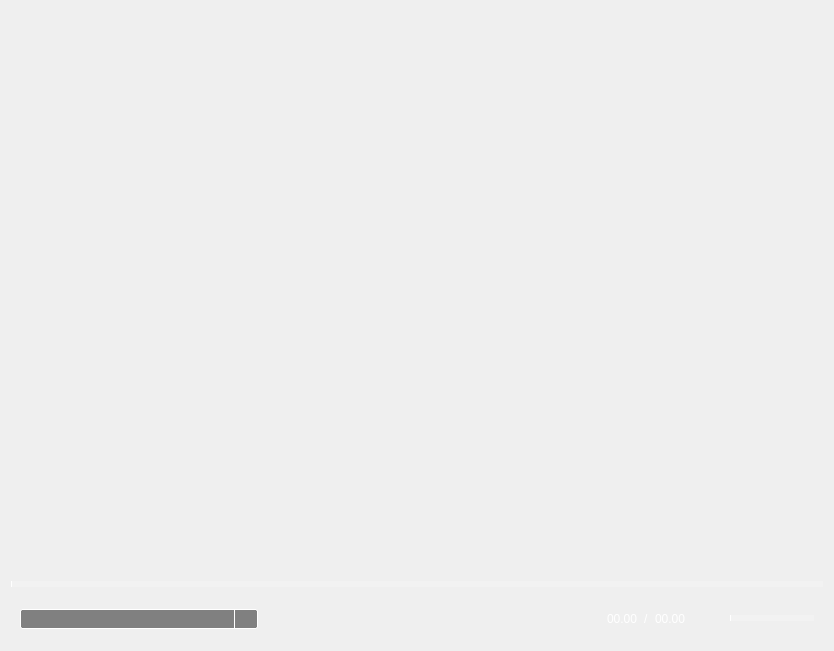
<?xml version="1.0" encoding="UTF-8"?>
<ui version="4.0">
 <class>Widget</class>
 <widget class="QWidget" name="Widget">
  <property name="geometry">
   <rect>
    <x>0</x>
    <y>0</y>
    <width>834</width>
    <height>651</height>
   </rect>
  </property>
  <property name="windowTitle">
   <string>PlayVideo</string>
  </property>
  <property name="windowIcon">
   <iconset resource="image.qrc">
    <normaloff>:/image-hover/PlayApp.png</normaloff>:/image-hover/PlayApp.png</iconset>
  </property>
  <property name="styleSheet">
   <string notr="true">QWidget
{
	
	border:none;
}</string>
  </property>
  <layout class="QGridLayout" name="gridLayout_2">
   <item row="0" column="0">
    <widget class="QGroupBox" name="groupBox">
     <property name="title">
      <string/>
     </property>
     <layout class="QGridLayout" name="gridLayout">
      <item row="0" column="0">
       <widget class="OpenGLWidget" name="opengl_widget" native="true">
        <property name="sizePolicy">
         <sizepolicy hsizetype="Preferred" vsizetype="Expanding">
          <horstretch>0</horstretch>
          <verstretch>0</verstretch>
         </sizepolicy>
        </property>
        <property name="contextMenuPolicy">
         <enum>Qt::DefaultContextMenu</enum>
        </property>
        <property name="statusTip">
         <string/>
        </property>
        <property name="styleSheet">
         <string notr="true">QWidget{background:transparent;}</string>
        </property>
       </widget>
      </item>
     </layout>
    </widget>
   </item>
   <item row="1" column="0">
    <widget class="AVPtsSlider" name="PtsSlider">
     <property name="sizePolicy">
      <sizepolicy hsizetype="Expanding" vsizetype="Fixed">
       <horstretch>0</horstretch>
       <verstretch>0</verstretch>
      </sizepolicy>
     </property>
     <property name="autoFillBackground">
      <bool>false</bool>
     </property>
     <property name="styleSheet">
      <string notr="true">QSlider::groove:horizontal#PtsSlider{
           height: 6px;
           left: 0px;
           right: 0px;
           border: 0px;
           border-radius: 30px;
           background: rgba(255, 255, 255, 50);
           }
 QSlider::handle:horizontal#PtsSlider{
           width: 10px;
           height: 10px;
           margin-top: -3px;
           margin-left: 0px;
           margin-bottom: -3px;
           margin-right: 0px;
           border-image: url(:/image-hover/sliderHandle.png);
           }

           QSlider::sub-page:horizontal#PtsSlider{
           background: rgba(255, 255, 255, 1)
           }</string>
     </property>
     <property name="orientation">
      <enum>Qt::Horizontal</enum>
     </property>
    </widget>
   </item>
   <item row="2" column="0">
    <widget class="QGroupBox" name="groupBox_2">
     <property name="sizePolicy">
      <sizepolicy hsizetype="Preferred" vsizetype="Fixed">
       <horstretch>0</horstretch>
       <verstretch>0</verstretch>
      </sizepolicy>
     </property>
     <property name="title">
      <string/>
     </property>
     <layout class="QHBoxLayout" name="horizontalLayout_7">
      <item>
       <widget class="QComboBox" name="UrlcomboBox">
        <property name="sizePolicy">
         <sizepolicy hsizetype="Minimum" vsizetype="Fixed">
          <horstretch>5</horstretch>
          <verstretch>0</verstretch>
         </sizepolicy>
        </property>
        <property name="minimumSize">
         <size>
          <width>200</width>
          <height>0</height>
         </size>
        </property>
        <property name="maximumSize">
         <size>
          <width>400</width>
          <height>20</height>
         </size>
        </property>
        <property name="styleSheet">
         <string notr="true">QComboBox::down-arrow
{
	image: url(:/image-hover/add.png);

}
QComboBox::drop-down
{
	ubcontrol-origin: padding;
    subcontrol-position: top right;
    width: 22px;
    border-left-width: 1px;
    border-left-color: rgba(255,255,255,1);
    border-left-style: solid; /* 设置下拉按钮的样式 */
}
QComboBox {
  background-color:gray ; /* 设置QComboBox的背景颜色 */
    border:1px solid rgba(255,255,255,1) ; /* 设置QComboBox的边框样式 */
    border-radius: 2px; /* 设置QComboBox的边框圆角 */
}</string>
        </property>
       </widget>
      </item>
      <item>
       <spacer name="horizontalSpacer">
        <property name="orientation">
         <enum>Qt::Horizontal</enum>
        </property>
        <property name="sizeType">
         <enum>QSizePolicy::Fixed</enum>
        </property>
        <property name="sizeHint" stdset="0">
         <size>
          <width>10</width>
          <height>20</height>
         </size>
        </property>
       </spacer>
      </item>
      <item>
       <widget class="QComboBox" name="SpeedcomboBox">
        <property name="sizePolicy">
         <sizepolicy hsizetype="Fixed" vsizetype="Fixed">
          <horstretch>0</horstretch>
          <verstretch>0</verstretch>
         </sizepolicy>
        </property>
        <property name="styleSheet">
         <string notr="true">QComboBox{
color: rgb(255, 255, 255);
border:0px;
padding-left:5px; 
background-color:rgba(0, 0, 0, 0);
}
 
QComboBox QAbstractItemView::item { 
font-size:13pt;
border-radius:0px; 
color: rgb(255,255,255);
background-color:rgb(20, 20, 20);
height:25px;
padding-left:15px;
}
QComboBox QAbstractItemView::item:selected { 
color: rgb(242, 211, 34);
}
QComboBox QAbstractItemView {
    outline: 0px;
    border: 0px;
}
 
QComboBox::drop-down {
border:0px;
}</string>
        </property>
       </widget>
      </item>
      <item>
       <layout class="QHBoxLayout" name="horizontalLayout_2">
        <property name="sizeConstraint">
         <enum>QLayout::SetMinimumSize</enum>
        </property>
        <item>
         <widget class="QPushButton" name="PrepushButton">
          <property name="styleSheet">
           <string notr="true">QPushButton
{
background-image: url(:/image-hover/pre.png);
background-repeat:no-repeat;
background-position:center center;
border:none;
icon-size:30px;
  min-width: 24px;
    min-height: 24px;
}
QPushButton:hover
{
background-image: url(:/image-hover/pre-hover.png);
background-repeat:no-repeat;
background-position:center center;
}



</string>
          </property>
          <property name="text">
           <string/>
          </property>
         </widget>
        </item>
        <item>
         <spacer name="horizontalSpacer_5">
          <property name="orientation">
           <enum>Qt::Horizontal</enum>
          </property>
          <property name="sizeType">
           <enum>QSizePolicy::Expanding</enum>
          </property>
          <property name="sizeHint" stdset="0">
           <size>
            <width>40</width>
            <height>20</height>
           </size>
          </property>
         </spacer>
        </item>
        <item>
         <widget class="QPushButton" name="PlaypushButton">
          <property name="styleSheet">
           <string notr="true">QPushButton
{
background-image: url(:/image-hover/pase.png);
background-repeat:no-repeat;
background-position:center center;
border:none;
icon-size:24px;
  min-width: 24px;
    min-height: 24px;
}
QPushButton:hover{
background-image: url(:/image-hover/pase-hover.png);
background-repeat:no-repeat;
background-position:center center;
}




</string>
          </property>
          <property name="text">
           <string/>
          </property>
         </widget>
        </item>
        <item>
         <spacer name="horizontalSpacer_11">
          <property name="orientation">
           <enum>Qt::Horizontal</enum>
          </property>
          <property name="sizeType">
           <enum>QSizePolicy::Expanding</enum>
          </property>
          <property name="sizeHint" stdset="0">
           <size>
            <width>40</width>
            <height>20</height>
           </size>
          </property>
         </spacer>
        </item>
        <item>
         <widget class="QPushButton" name="NextpushButton">
          <property name="autoFillBackground">
           <bool>false</bool>
          </property>
          <property name="styleSheet">
           <string notr="true">QPushButton
{
background-image: url(:/image-hover/next.png);
background-repeat:no-repeat;
background-position:center center;
border:none;
background-size:30px;
icon-size:24px;
min-width: 24px;
 min-height: 24px;
}
QPushButton:hover
{
background-image: url(:/image-hover/next-hover.png);
background-repeat:no-repeat;
background-position:center center;
}




</string>
          </property>
          <property name="text">
           <string/>
          </property>
         </widget>
        </item>
       </layout>
      </item>
      <item>
       <spacer name="horizontalSpacer_6">
        <property name="orientation">
         <enum>Qt::Horizontal</enum>
        </property>
        <property name="sizeType">
         <enum>QSizePolicy::Fixed</enum>
        </property>
        <property name="sizeHint" stdset="0">
         <size>
          <width>30</width>
          <height>20</height>
         </size>
        </property>
       </spacer>
      </item>
      <item>
       <widget class="QPushButton" name="RePlaypushButton">
        <property name="styleSheet">
         <string notr="true">QPushButton
{
background-image: url(:/image-hover/loop-hover.png);
background-repeat:no-repeat;
background-position:center center;
border:none;
background-size:20px;
icon-size:14px;
min-width: 20px;
 min-height: 20px;
}</string>
        </property>
        <property name="text">
         <string/>
        </property>
       </widget>
      </item>
      <item>
       <layout class="QHBoxLayout" name="horizontalLayout">
        <item>
         <widget class="QLabel" name="Ptslabel">
          <property name="styleSheet">
           <string notr="true">QLabel {
    color: white;
}
</string>
          </property>
          <property name="text">
           <string>00.00</string>
          </property>
         </widget>
        </item>
        <item>
         <widget class="QLabel" name="Linelabel">
          <property name="styleSheet">
           <string notr="true">QLabel {
    color: white;
}
</string>
          </property>
          <property name="text">
           <string>/</string>
          </property>
         </widget>
        </item>
        <item>
         <widget class="QLabel" name="Durlabel">
          <property name="styleSheet">
           <string notr="true">QLabel {
    color: white;
}
</string>
          </property>
          <property name="text">
           <string>00.00</string>
          </property>
         </widget>
        </item>
       </layout>
      </item>
      <item>
       <layout class="QHBoxLayout" name="horizontalLayout_3">
        <item>
         <widget class="QPushButton" name="VolumepushButton_2">
          <property name="autoFillBackground">
           <bool>false</bool>
          </property>
          <property name="styleSheet">
           <string notr="true">QPushButton
{
	background-image: url(:/image-hover/music-voice.png);
	background-repeat:no-repeat;
	background-position:center center;
	border:none;
}
QPushButton:hover
{
		background-image: url(:/image-hover/music-voice-hover.png);
	background-repeat:no-repeat;
	background-position:center center;
	border:none;
}</string>
          </property>
          <property name="text">
           <string/>
          </property>
         </widget>
        </item>
        <item>
         <widget class="QSlider" name="VolumeSlider">
          <property name="sizePolicy">
           <sizepolicy hsizetype="Fixed" vsizetype="Fixed">
            <horstretch>0</horstretch>
            <verstretch>0</verstretch>
           </sizepolicy>
          </property>
          <property name="styleSheet">
           <string notr="true">QSlider::groove:horizontal
{
	height:6px;
	left:0px;
	right:0px;
	border:10px;
	border-radius:10px;
	background:rgba(255,255,255,50)
} 
QSlider::handle:horizontal
{
	width:10px;
	height:10px;
	margin-top:-3px;
	margin-left:5px;
	margin-bottom:-3px;
	margin-right:5px;
	border-image:url(:/image-hover/sliderHandle.png)
}
QSlider::sub-page:horizontal
{
	background:rgba(255,255,255,1)
}</string>
          </property>
          <property name="orientation">
           <enum>Qt::Horizontal</enum>
          </property>
         </widget>
        </item>
       </layout>
      </item>
     </layout>
    </widget>
   </item>
  </layout>
 </widget>
 <customwidgets>
  <customwidget>
   <class>OpenGLWidget</class>
   <extends>QWidget</extends>
   <header>opengl_widget.h</header>
   <container>1</container>
  </customwidget>
  <customwidget>
   <class>AVPtsSlider</class>
   <extends>QSlider</extends>
   <header location="global">slider_pts.h</header>
   <slots>
    <slot>ptsSliderPressedSlot()</slot>
   </slots>
  </customwidget>
 </customwidgets>
 <resources>
  <include location="image.qrc"/>
 </resources>
 <connections/>
</ui>
